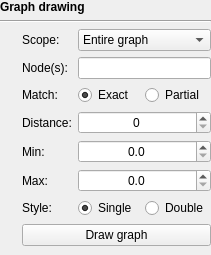
         <widget class="QWidget" name="graphDrawingWidget" native="true">
          <property name="enabled">
           <bool>true</bool>
          </property>
          <layout class="QVBoxLayout" name="verticalLayout_2">
           <property name="leftMargin">
            <number>0</number>
           </property>
           <property name="topMargin">
            <number>0</number>
           </property>
           <property name="rightMargin">
            <number>0</number>
           </property>
           <property name="bottomMargin">
            <number>0</number>
           </property>
           <item>
            <widget class="QLabel" name="label_5">
             <property name="font">
              <font>
               <weight>75</weight>
               <bold>true</bold>
              </font>
             </property>
             <property name="text">
              <string>Graph drawing</string>
             </property>
            </widget>
           </item>
           <item>
            <widget class="Line" name="line">
             <property name="orientation">
              <enum>Qt::Horizontal</enum>
             </property>
            </widget>
           </item>
           <item>
            <widget class="QWidget" name="graphDrawingWidget_2" native="true">
             <layout class="QGridLayout" name="graphDrawingGridLayout">
              <property name="leftMargin">
               <number>0</number>
              </property>
              <property name="topMargin">
               <number>0</number>
              </property>
              <property name="rightMargin">
               <number>0</number>
              </property>
              <item row="9" column="1" colspan="2">
               <widget class="QPushButton" name="drawGraphButton">
                <property name="text">
                 <string>Draw graph</string>
                </property>
               </widget>
              </item>
              <item row="2" column="0">
               <widget class="InfoTextWidget" name="startingNodesInfoText" native="true">
                <property name="enabled">
                 <bool>true</bool>
                </property>
                <property name="sizePolicy">
                 <sizepolicy hsizetype="Fixed" vsizetype="Fixed">
                  <horstretch>0</horstretch>
                  <verstretch>0</verstretch>
                 </sizepolicy>
                </property>
                <property name="minimumSize">
                 <size>
                  <width>16</width>
                  <height>16</height>
                 </size>
                </property>
               </widget>
              </item>
              <item row="5" column="2">
               <widget class="QDoubleSpinBox" name="minDepthSpinBox">
                <property name="alignment">
                 <set>Qt::AlignCenter</set>
                </property>
                <property name="decimals">
                 <number>1</number>
                </property>
                <property name="maximum">
                 <double>1000000.000000000000000</double>
                </property>
               </widget>
              </item>
              <item row="7" column="1">
               <widget class="QLabel" name="nodeStyleLabel">
                <property name="sizePolicy">
                 <sizepolicy hsizetype="Minimum" vsizetype="Preferred">
                  <horstretch>0</horstretch>
                  <verstretch>0</verstretch>
                 </sizepolicy>
                </property>
                <property name="text">
                 <string>Style:</string>
                </property>
               </widget>
              </item>
              <item row="9" column="0">
               <widget class="InfoTextWidget" name="drawGraphInfoText" native="true">
                <property name="sizePolicy">
                 <sizepolicy hsizetype="Fixed" vsizetype="Fixed">
                  <horstretch>0</horstretch>
                  <verstretch>0</verstretch>
                 </sizepolicy>
                </property>
                <property name="minimumSize">
                 <size>
                  <width>16</width>
                  <height>16</height>
                 </size>
                </property>
               </widget>
              </item>
              <item row="6" column="2">
               <widget class="QDoubleSpinBox" name="maxDepthSpinBox">
                <property name="alignment">
                 <set>Qt::AlignCenter</set>
                </property>
                <property name="decimals">
                 <number>1</number>
                </property>
                <property name="maximum">
                 <double>1000000.000000000000000</double>
                </property>
               </widget>
              </item>
              <item row="4" column="0">
               <widget class="InfoTextWidget" name="nodeDistanceInfoText" native="true">
                <property name="enabled">
                 <bool>true</bool>
                </property>
                <property name="sizePolicy">
                 <sizepolicy hsizetype="Fixed" vsizetype="Fixed">
                  <horstretch>0</horstretch>
                  <verstretch>0</verstretch>
                 </sizepolicy>
                </property>
                <property name="minimumSize">
                 <size>
                  <width>16</width>
                  <height>16</height>
                 </size>
                </property>
               </widget>
              </item>
              <item row="0" column="1">
               <widget class="QLabel" name="graphScopeLabel">
                <property name="sizePolicy">
                 <sizepolicy hsizetype="Minimum" vsizetype="Preferred">
                  <horstretch>0</horstretch>
                  <verstretch>0</verstretch>
                 </sizepolicy>
                </property>
                <property name="text">
                 <string>Scope:</string>
                </property>
               </widget>
              </item>
              <item row="0" column="2">
               <widget class="QComboBox" name="graphScopeComboBox">
                <property name="sizePolicy">
                 <sizepolicy hsizetype="Minimum" vsizetype="Fixed">
                  <horstretch>0</horstretch>
                  <verstretch>0</verstretch>
                 </sizepolicy>
                </property>
                <item>
                 <property name="text">
                  <string>Entire graph</string>
                 </property>
                </item>
                <item>
                 <property name="text">
                  <string>Around nodes</string>
                 </property>
                </item>
                <item>
                 <property name="text">
                  <string>Around BLAST hits</string>
                 </property>
                </item>
                <item>
                 <property name="text">
                  <string>Depth range</string>
                 </property>
                </item>
               </widget>
              </item>
              <item row="7" column="2">
               <widget class="QWidget" name="nodeStyleWidget" native="true">
                <layout class="QHBoxLayout" name="horizontalLayout_6">
                 <property name="spacing">
                  <number>0</number>
                 </property>
                 <property name="leftMargin">
                  <number>0</number>
                 </property>
                 <property name="topMargin">
                  <number>0</number>
                 </property>
                 <property name="rightMargin">
                  <number>0</number>
                 </property>
                 <property name="bottomMargin">
                  <number>0</number>
                 </property>
                 <item>
                  <widget class="QRadioButton" name="singleNodesRadioButton">
                   <property name="sizePolicy">
                    <sizepolicy hsizetype="Minimum" vsizetype="Fixed">
                     <horstretch>0</horstretch>
                     <verstretch>0</verstretch>
                    </sizepolicy>
                   </property>
                   <property name="text">
                    <string>Single</string>
                   </property>
                   <property name="checked">
                    <bool>true</bool>
                   </property>
                  </widget>
                 </item>
                 <item>
                  <widget class="QRadioButton" name="doubleNodesRadioButton">
                   <property name="sizePolicy">
                    <sizepolicy hsizetype="Minimum" vsizetype="Fixed">
                     <horstretch>0</horstretch>
                     <verstretch>0</verstretch>
                    </sizepolicy>
                   </property>
                   <property name="text">
                    <string>Double</string>
                   </property>
                  </widget>
                 </item>
                </layout>
               </widget>
              </item>
              <item row="4" column="2">
               <widget class="QSpinBox" name="nodeDistanceSpinBox">
                <property name="enabled">
                 <bool>true</bool>
                </property>
                <property name="sizePolicy">
                 <sizepolicy hsizetype="Minimum" vsizetype="Fixed">
                  <horstretch>0</horstretch>
                  <verstretch>0</verstretch>
                 </sizepolicy>
                </property>
                <property name="alignment">
                 <set>Qt::AlignCenter</set>
                </property>
                <property name="maximum">
                 <number>10000</number>
                </property>
               </widget>
              </item>
              <item row="6" column="0">
               <widget class="InfoTextWidget" name="maxDepthInfoText" native="true">
                <property name="sizePolicy">
                 <sizepolicy hsizetype="Fixed" vsizetype="Fixed">
                  <horstretch>0</horstretch>
                  <verstretch>0</verstretch>
                 </sizepolicy>
                </property>
                <property name="minimumSize">
                 <size>
                  <width>16</width>
                  <height>16</height>
                 </size>
                </property>
               </widget>
              </item>
              <item row="7" column="0">
               <widget class="InfoTextWidget" name="nodeStyleInfoText" native="true">
                <property name="sizePolicy">
                 <sizepolicy hsizetype="Fixed" vsizetype="Fixed">
                  <horstretch>0</horstretch>
                  <verstretch>0</verstretch>
                 </sizepolicy>
                </property>
                <property name="minimumSize">
                 <size>
                  <width>16</width>
                  <height>16</height>
                 </size>
                </property>
               </widget>
              </item>
              <item row="5" column="1">
               <widget class="QLabel" name="minDepthLabel">
                <property name="sizePolicy">
                 <sizepolicy hsizetype="Minimum" vsizetype="Preferred">
                  <horstretch>0</horstretch>
                  <verstretch>0</verstretch>
                 </sizepolicy>
                </property>
                <property name="text">
                 <string>Min:</string>
                </property>
               </widget>
              </item>
              <item row="6" column="1">
               <widget class="QLabel" name="maxDepthLabel">
                <property name="sizePolicy">
                 <sizepolicy hsizetype="Minimum" vsizetype="Preferred">
                  <horstretch>0</horstretch>
                  <verstretch>0</verstretch>
                 </sizepolicy>
                </property>
                <property name="text">
                 <string>Max:</string>
                </property>
               </widget>
              </item>
              <item row="2" column="2">
               <widget class="QLineEdit" name="startingNodesLineEdit">
                <property name="enabled">
                 <bool>true</bool>
                </property>
                <property name="sizePolicy">
                 <sizepolicy hsizetype="Minimum" vsizetype="Fixed">
                  <horstretch>0</horstretch>
                  <verstretch>0</verstretch>
                 </sizepolicy>
                </property>
               </widget>
              </item>
              <item row="3" column="0">
               <widget class="InfoTextWidget" name="startingNodesMatchTypeInfoText" native="true">
                <property name="enabled">
                 <bool>true</bool>
                </property>
                <property name="sizePolicy">
                 <sizepolicy hsizetype="Fixed" vsizetype="Fixed">
                  <horstretch>0</horstretch>
                  <verstretch>0</verstretch>
                 </sizepolicy>
                </property>
                <property name="minimumSize">
                 <size>
                  <width>16</width>
                  <height>16</height>
                 </size>
                </property>
               </widget>
              </item>
              <item row="5" column="0">
               <widget class="InfoTextWidget" name="minDepthInfoText" native="true">
                <property name="sizePolicy">
                 <sizepolicy hsizetype="Fixed" vsizetype="Fixed">
                  <horstretch>0</horstretch>
                  <verstretch>0</verstretch>
                 </sizepolicy>
                </property>
                <property name="minimumSize">
                 <size>
                  <width>16</width>
                  <height>16</height>
                 </size>
                </property>
               </widget>
              </item>
              <item row="3" column="2">
               <widget class="QWidget" name="startingNodesMatchTypeWidget" native="true">
                <layout class="QHBoxLayout" name="horizontalLayout_5">
                 <property name="spacing">
                  <number>0</number>
                 </property>
                 <property name="leftMargin">
                  <number>0</number>
                 </property>
                 <property name="topMargin">
                  <number>0</number>
                 </property>
                 <property name="rightMargin">
                  <number>0</number>
                 </property>
                 <property name="bottomMargin">
                  <number>0</number>
                 </property>
                 <item>
                  <widget class="QRadioButton" name="startingNodesExactMatchRadioButton">
                   <property name="sizePolicy">
                    <sizepolicy hsizetype="Minimum" vsizetype="Fixed">
                     <horstretch>0</horstretch>
                     <verstretch>0</verstretch>
                    </sizepolicy>
                   </property>
                   <property name="text">
                    <string>Exact</string>
                   </property>
                   <property name="checked">
                    <bool>true</bool>
                   </property>
                  </widget>
                 </item>
                 <item>
                  <widget class="QRadioButton" name="startingNodesPartialMatchRadioButton">
                   <property name="sizePolicy">
                    <sizepolicy hsizetype="Minimum" vsizetype="Fixed">
                     <horstretch>0</horstretch>
                     <verstretch>0</verstretch>
                    </sizepolicy>
                   </property>
                   <property name="text">
                    <string>Partial</string>
                   </property>
                  </widget>
                 </item>
                </layout>
               </widget>
              </item>
              <item row="3" column="1">
               <widget class="QLabel" name="startingNodesMatchTypeLabel">
                <property name="enabled">
                 <bool>true</bool>
                </property>
                <property name="sizePolicy">
                 <sizepolicy hsizetype="Minimum" vsizetype="Preferred">
                  <horstretch>0</horstretch>
                  <verstretch>0</verstretch>
                 </sizepolicy>
                </property>
                <property name="text">
                 <string>Match:</string>
                </property>
               </widget>
              </item>
              <item row="2" column="1">
               <widget class="QLabel" name="startingNodesLabel">
                <property name="enabled">
                 <bool>true</bool>
                </property>
                <property name="sizePolicy">
                 <sizepolicy hsizetype="Minimum" vsizetype="Preferred">
                  <horstretch>0</horstretch>
                  <verstretch>0</verstretch>
                 </sizepolicy>
                </property>
                <property name="text">
                 <string>Node(s):</string>
                </property>
               </widget>
              </item>
              <item row="4" column="1">
               <widget class="QLabel" name="nodeDistanceLabel">
                <property name="enabled">
                 <bool>true</bool>
                </property>
                <property name="text">
                 <string>Distance:</string>
                </property>
               </widget>
              </item>
              <item row="0" column="0">
               <widget class="InfoTextWidget" name="graphScopeInfoText" native="true">
                <property name="sizePolicy">
                 <sizepolicy hsizetype="Fixed" vsizetype="Fixed">
                  <horstretch>0</horstretch>
                  <verstretch>0</verstretch>
                 </sizepolicy>
                </property>
                <property name="minimumSize">
                 <size>
                  <width>16</width>
                  <height>16</height>
                 </size>
                </property>
               </widget>
              </item>
             </layout>
            </widget>
           </item>
          </layout>
         </widget>
